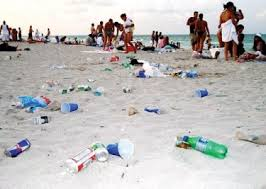
#> input picture Feature Attempts/extra_stuff/7.jpg, 266 x 189 px
$ python blurs.py --image extra_stuff/7.jpg --folder extra_stuff
#> lines starting #> are read from the running program, lines starting #| are printed output that depends on the picture
import cv2
import numpy
import argparse
from os import listdir
from os.path import isfile, join
from matplotlib import pyplot as plt


ap = argparse.ArgumentParser()
ap.add_argument("-i", "--image", required=False, help="Path to the image")
ap.add_argument("-d", "--folder", required=False, help="Path to the folder")
args = vars(ap.parse_args())


def blurImg(img):
    # [4 lines of commented-out code are left out]
    blur = cv2.medianBlur(img,5)                       #median blur
    # blur = cv2.bilateralFilter(img,9,75,75)              #bilateral filter blur

    return blur

if __name__ == "__main__":
    # image = cv2.imread(args["image"])
    mypath=args["folder"]
    onlyfiles = [ f for f in listdir(mypath) if isfile(join(mypath,f)) ]

    if len(onlyfiles) > 0:
        images = numpy.empty(len(onlyfiles), dtype=object)
        for n in range(0, len(onlyfiles)):
          images[n] = cv2.imread( join(mypath,onlyfiles[n]) )
    elif (cv2.imread(args["image"]) != None):
        images = numpy.empty(1, dtype=object)
        images[1] = cv2.imread(args["image"])
    else:
        raise ValueError('Invalid arguments; image or directory path reference needed')


    for img in images:
        blur = blurImg(img)

        vis = numpy.concatenate((img, blur), axis=1)
        # [6 lines of commented-out code are left out]

        plt.subplot(121),plt.imshow(img),plt.title('Original')
        plt.xticks([]), plt.yticks([])
        plt.subplot(122),plt.imshow(blur),plt.title('Averaging')
        plt.xticks([]), plt.yticks([])
        plt.show()
#> this loop made 1 pass
#> pass 1, in blurImg, `blur = cv2.medianBlur(img,5)`:
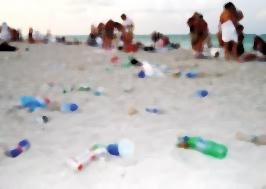
#> blur: shape (189, 266, 3); mean B, G, R 188.5, 189.6, 191.7
#> pass 1, `vis = numpy.concatenate((img, blur), axis=1)`:
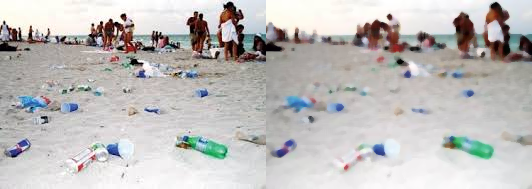
#> vis: shape (189, 532, 3); mean B, G, R 187.9, 189, 191
#> pass 1, `plt.show()`:
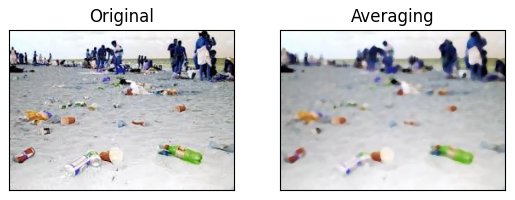
#> figure drawn by matplotlib, 2 panels; B, G, R data is drawn as R, G, B
